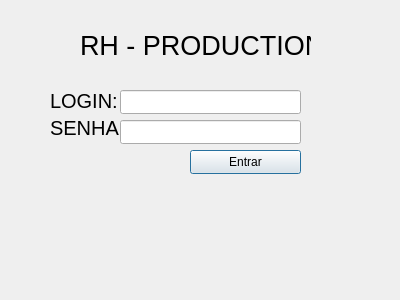
<?xml version="1.0" encoding="UTF-8"?>
<ui version="4.0">
 <class>Login</class>
 <widget class="QDialog" name="Login">
  <property name="geometry">
   <rect>
    <x>0</x>
    <y>0</y>
    <width>400</width>
    <height>300</height>
   </rect>
  </property>
  <property name="windowTitle">
   <string>Dialog</string>
  </property>
  <widget class="QLabel" name="label">
   <property name="geometry">
    <rect>
     <x>50</x>
     <y>90</y>
     <width>71</width>
     <height>21</height>
    </rect>
   </property>
   <property name="font">
    <font>
     <pointsize>15</pointsize>
    </font>
   </property>
   <property name="text">
    <string>LOGIN:</string>
   </property>
  </widget>
  <widget class="QLabel" name="label_2">
   <property name="geometry">
    <rect>
     <x>50</x>
     <y>120</y>
     <width>71</width>
     <height>16</height>
    </rect>
   </property>
   <property name="font">
    <font>
     <pointsize>15</pointsize>
    </font>
   </property>
   <property name="text">
    <string>SENHA:</string>
   </property>
  </widget>
  <widget class="QLabel" name="label_3">
   <property name="geometry">
    <rect>
     <x>80</x>
     <y>30</y>
     <width>231</width>
     <height>31</height>
    </rect>
   </property>
   <property name="font">
    <font>
     <pointsize>20</pointsize>
    </font>
   </property>
   <property name="text">
    <string>RH - PRODUCTION</string>
   </property>
  </widget>
  <widget class="QLineEdit" name="cpLogin">
   <property name="geometry">
    <rect>
     <x>120</x>
     <y>90</y>
     <width>181</width>
     <height>24</height>
    </rect>
   </property>
  </widget>
  <widget class="QLineEdit" name="CpSenha">
   <property name="geometry">
    <rect>
     <x>120</x>
     <y>120</y>
     <width>181</width>
     <height>24</height>
    </rect>
   </property>
  </widget>
  <widget class="QPushButton" name="pushButton">
   <property name="geometry">
    <rect>
     <x>190</x>
     <y>150</y>
     <width>111</width>
     <height>24</height>
    </rect>
   </property>
   <property name="text">
    <string>Entrar</string>
   </property>
  </widget>
  <widget class="QLabel" name="banco">
   <property name="geometry">
    <rect>
     <x>40</x>
     <y>190</y>
     <width>291</width>
     <height>20</height>
    </rect>
   </property>
   <property name="text">
    <string/>
   </property>
  </widget>
 </widget>
 <resources/>
 <connections/>
</ui>
